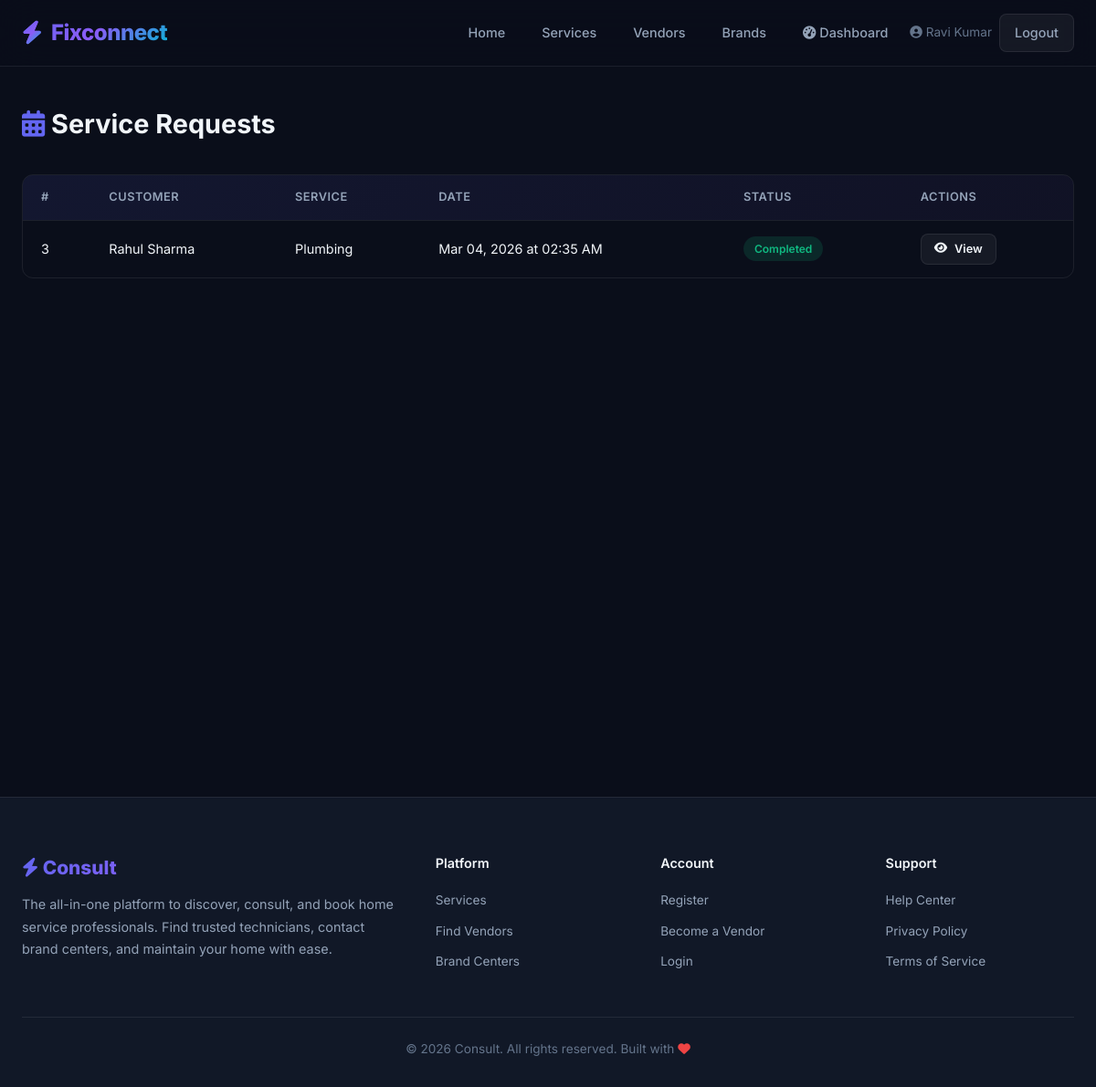
The page /bookings/ (signed in) on the database as committed earlier.
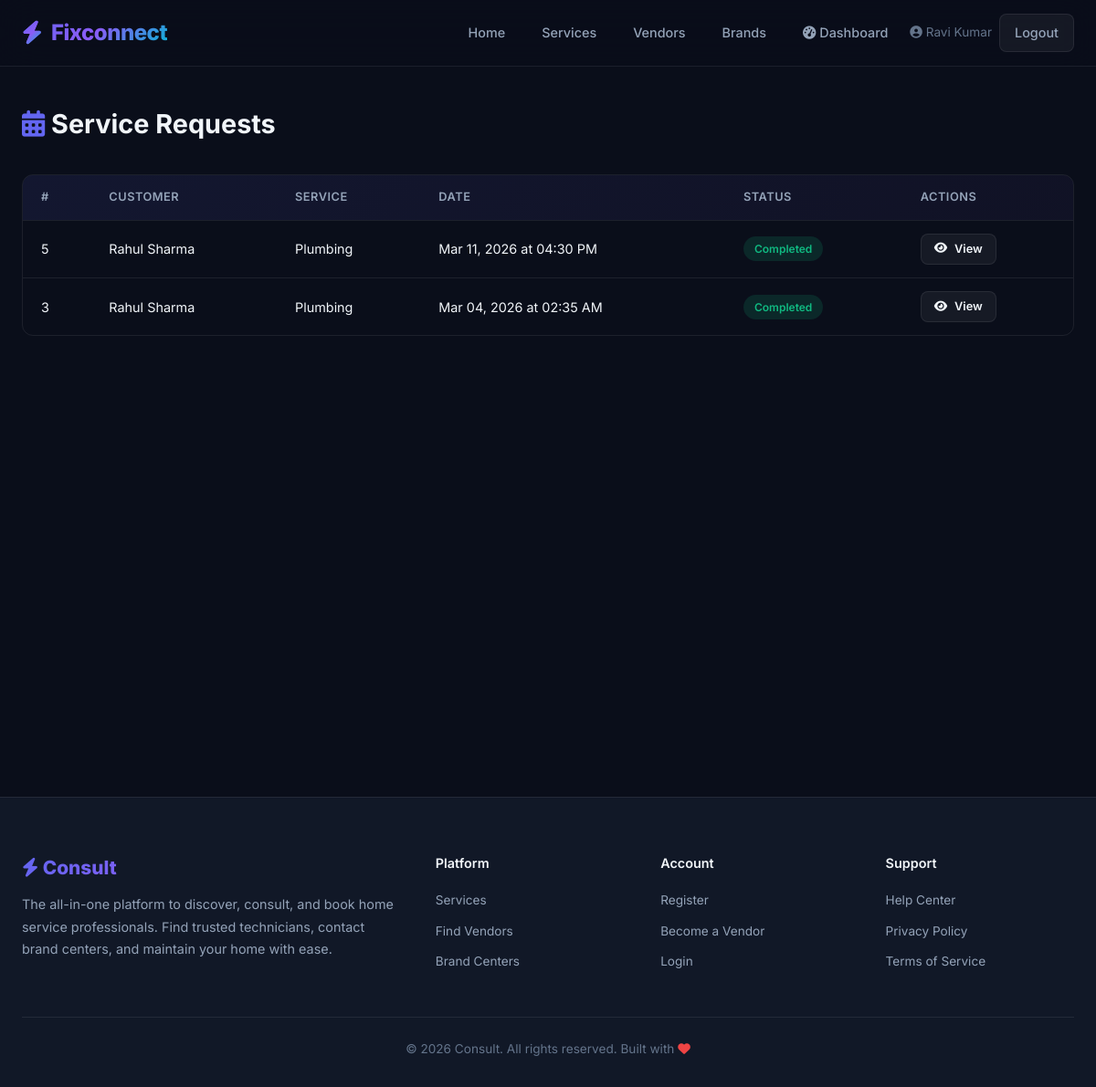
The same page on the database as committed later.
### service/models.py (models this page shows, shortened)
class User(AbstractUser):
    ROLE_CHOICES = (
        ('customer', 'Customer'),
        ('vendor', 'Vendor'),
        ('admin', 'Admin'),
    )
    role = models.CharField(max_length=10, choices=ROLE_CHOICES, default='customer')
    phone = models.CharField(max_length=15, blank=True)
    city = models.CharField(max_length=100, blank=True)
    area = models.CharField(max_length=100, blank=True)
    profile_image = models.ImageField(upload_to='profiles/', blank=True, null=True)

class Booking(models.Model):
    STATUS_CHOICES = (
        ('pending', 'Pending'),
        ('accepted', 'Accepted'),
        ('in_progress', 'In Progress'),
        ('completed', 'Completed'),
        ('cancelled', 'Cancelled'),
    )
    customer = models.ForeignKey(User, on_delete=models.CASCADE, related_name='customer_bookings')
    vendor = models.ForeignKey(VendorProfile, on_delete=models.CASCADE, related_name='bookings')
    service = models.ForeignKey(ServiceCategory, on_delete=models.SET_NULL, null=True)
    description = models.TextField()
    scheduled_date = models.DateField()
    scheduled_time = models.TimeField()
    status = models.CharField(max_length=15, choices=STATUS_CHOICES, default='pending')
    address = models.TextField(blank=True)
    created_at = models.DateTimeField(auto_now_add=True)
    updated_at = models.DateTimeField(auto_now=True)
    class Meta:
        ordering = ['-created_at']

class ServiceCategory(models.Model):
    name = models.CharField(max_length=100)
    slug = models.SlugField(unique=True)
    description = models.TextField(blank=True)
    icon = models.CharField(max_length=50, default='fas fa-tools')  # FontAwesome icon class
    class Meta:
        verbose_name_plural = "Service Categories"
        ordering = ['name']

### service/views.py (the view)
# urls.py: path('bookings/', views.booking_list, name='booking_list'),
@login_required
def booking_list(request):
    if request.user.role == 'customer':
        bookings = Booking.objects.filter(customer=request.user)
    elif request.user.role == 'vendor':
        bookings = Booking.objects.filter(vendor=request.user.vendor_profile)
    else:
        bookings = Booking.objects.all()
    return render(request, 'booking_list.html', {'bookings': bookings})

### templates/booking_list.html (shortened to what this page needs)
{% extends 'base.html' %}
{% block content %}
<div class="page-wrapper">
  <div class="container">
    <div class="page-header">
      <h1><i class="fas fa-calendar-alt" style="color:var(--accent-primary);"></i> {% if user.role == 'vendor' %}Service Requests{% else %}My Bookings{% endif %}</h1>
    </div>
    {% if bookings %}
    <div class="table-wrapper">
      <table>
        <thead>
          <tr>
            <th>#</th>
            <th>{% if user.role == 'vendor' %}Customer{% else %}Vendor{% endif %}</th>
            <th>Service</th>
            <th>Date</th>
            <th>Status</th>
            <th>Actions</th>
          </tr>
        </thead>
        <tbody>
          {% for booking in bookings %}
          <tr>
            <td>{{ booking.pk }}</td>
            <td>
              {% if user.role == 'vendor' %}
                {{ booking.customer.get_full_name|default:booking.customer.username }}
              {% else %}
                {{ booking.vendor.business_name }}
              {% endif %}
            </td>
            <td>{{ booking.service.name|default:"—" }}</td>
            <td>{{ booking.scheduled_date|date:"M d, Y" }} at {{ booking.scheduled_time|time:"h:i A" }}</td>
            <td><span class="badge badge-{{ booking.status }}">{{ booking.get_status_display }}</span></td>
            <td>
              <a href="{% url 'booking_detail' booking.pk %}" class="btn btn-secondary btn-sm">
                <i class="fas fa-eye"></i> View
              </a>
            </td>
          </tr>
          {% endfor %}
        </tbody>
      </table>
    </div>
    {% endif %}
  </div>
</div>
{% endblock %}

### templates/base.html (shortened to what this page needs)
{% load static %}
<!DOCTYPE html>
<html lang="en">
<head>
  <link rel="stylesheet" href="{% static 'css/style.css' %}">
  <link rel="stylesheet" href="https://cdnjs.cloudflare.com/ajax/libs/font-awesome/6.5.1/css/all.min.css">
</head>
<body>
  <nav class="navbar">
    <div class="navbar-inner">
      <a href="{% url 'home' %}" class="navbar-brand">
        <i class="fas fa-bolt"></i> Fixconnect
      </a>
      <ul class="navbar-links">
        <li><a href="{% url 'home' %}" class="{% if request.resolver_match.url_name == 'home' %}active{% endif %}">Home</a></li>
        <li><a href="{% url 'service_list' %}" class="{% if request.resolver_match.url_name == 'service_list' %}active{% endif %}">Services</a></li>
        <li><a href="{% url 'vendor_list' %}" class="{% if request.resolver_match.url_name == 'vendor_list' %}active{% endif %}">Vendors</a></li>
        <li><a href="{% url 'brand_list' %}" class="{% if request.resolver_match.url_name == 'brand_list' %}active{% endif %}">Brands</a></li>
        {% if user.is_authenticated %}
          {% if user.role == 'customer' %}
            <li><a href="{% url 'appliance_list' %}"><i class="fas fa-box"></i> My Appliances</a></li>
            <li><a href="{% url 'booking_list' %}"><i class="fas fa-calendar"></i> Bookings</a></li>
          {% elif user.role == 'vendor' %}
            <li><a href="{% url 'vendor_dashboard' %}"><i class="fas fa-tachometer-alt"></i> Dashboard</a></li>
          {% elif user.role == 'admin' %}
            <li><a href="{% url 'admin_dashboard' %}"><i class="fas fa-shield-alt"></i> Admin</a></li>
          {% endif %}
          <li class="nav-auth">
            <span style="color:var(--text-muted);font-size:0.85rem;">
              <i class="fas fa-user-circle"></i> {{ user.get_full_name|default:user.username }}
            </span>
            <a href="{% url 'logout' %}" class="btn btn-secondary btn-sm">Logout</a>
          </li>
        {% else %}
          <li class="nav-auth">
            <a href="{% url 'login' %}" class="btn btn-secondary btn-sm">Login</a>
            <a href="{% url 'register_customer' %}" class="btn btn-primary btn-sm">Sign Up</a>
          </li>
        {% endif %}
      </ul>
    </div>
  </nav>
  {% block content %}{% endblock %}
  <footer class="footer">
    <div class="container">
      <div class="footer-grid">
        <div>
          <div class="footer-brand"><i class="fas fa-bolt"></i> Consult</div>
          <p class="footer-about">
            The all-in-one platform to discover, consult, and book home service professionals.
            Find trusted technicians, contact brand centers, and maintain your home with ease.
          </p>
        </div>
        <div>
          <h4>Platform</h4>
          <ul class="footer-links">
            <li><a href="{% url 'service_list' %}">Services</a></li>
            <li><a href="{% url 'vendor_list' %}">Find Vendors</a></li>
            <li><a href="{% url 'brand_list' %}">Brand Centers</a></li>
          </ul>
        </div>
        <div>
          <h4>Account</h4>
          <ul class="footer-links">
            <li><a href="{% url 'register_customer' %}">Register</a></li>
            <li><a href="{% url 'register_vendor' %}">Become a Vendor</a></li>
            <li><a href="{% url 'login' %}">Login</a></li>
          </ul>
        </div>
        <div>
          <h4>Support</h4>
          <ul class="footer-links">
            <li><a href="#">Help Center</a></li>
            <li><a href="#">Privacy Policy</a></li>
            <li><a href="#">Terms of Service</a></li>
          </ul>
        </div>
      </div>
      <div class="footer-bottom">
        &copy; 2026 Consult. All rights reserved. Built with <i class="fas fa-heart" style="color:var(--accent-danger);"></i>
      </div>
    </div>
  </footer>
</body>
</html>

Rows that differ between the two databases and show on the page:
added Booking: pk "5", customer.get_full_name "Rahul Sharma", service.name "Plumbing", scheduled_date "Mar 11, 2026", scheduled_time "04:30 PM", status "Completed"
